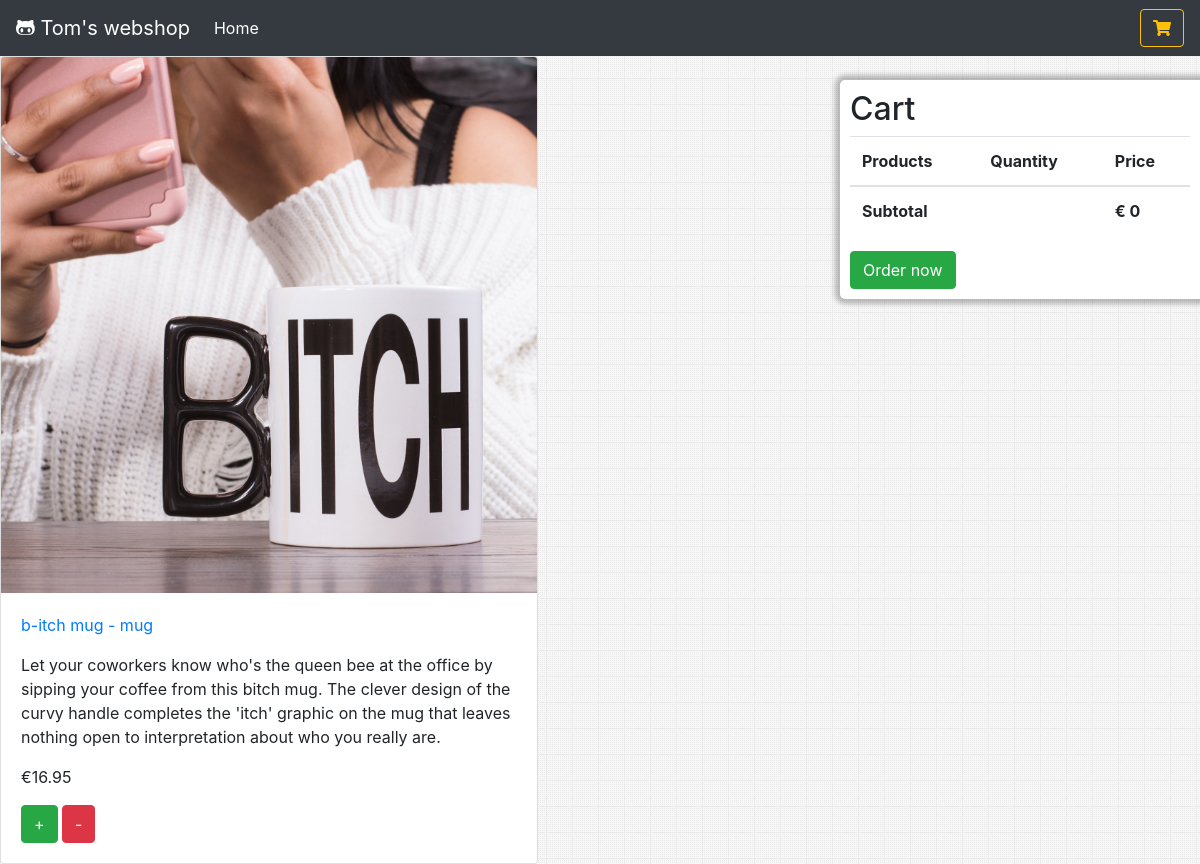
The app's page /public/products/bitch-mug with its own data.
### tables this page shows
CREATE TABLE `products` (
  `id` int(11) UNSIGNED NOT NULL,
  `slug` varchar(255) NOT NULL,
  `title` varchar(255) DEFAULT NULL,
  `description` text,
  `price` double(9,2) DEFAULT NULL,
  `image` varchar(255) DEFAULT NULL,
  `seo_title` varchar(255) DEFAULT NULL,
  `seo_description` varchar(255) DEFAULT NULL,
  `created_at` timestamp NULL DEFAULT NULL,
  `updated_at` timestamp NULL DEFAULT NULL
);

### classes/db.php (called while the page is built, shortened)
<?php
Class DB {
	private $connection	= null;
	private $host = 'localhost';
	private $database = 'webshop';
	private $username = 'root';
	private $password = '';
	private $select = '';
	private $arguments = '';
	public function __construct()
	{
		try {
      $this->dsn = 'mysql:host='.$this->host.';dbname='.$this->database;
			$this->connection = new PDO($this->dsn, $this->username, $this->password);
			$this->connection->setAttribute(PDO::ATTR_ERRMODE, PDO::ERRMODE_EXCEPTION);
		}
		catch(PDOException $e) {
			dd($e->getMessage());
		}
		return $this;
	}
	public function query($insert, $arguments = [])
	{
		$this->orders = [];
		$this->limit = false;
		$this->select = $insert;
		$this->arguments = $arguments;
		return $this;
	}
	public function select($class)
	{
		try {
			$result = $this->connection->prepare($this->buildQuery());
			$result->setFetchMode(PDO::FETCH_CLASS|PDO::FETCH_PROPS_LATE, $class);
			$result->execute($this->arguments);
			return $result->fetchAll();
		}
		catch(PDOException $e) {
			dd($e->getMessage());
		}
	}
	private function buildQuery()
	{
		$query = $this->select;
		$this->query = $query;
		return $this->query;
	}
}
$db = new DB();

### classes/http.php (called while the page is built, shortened)
<?php
Class Http
{
    public static $webroot = '';
    public static function boot()
    {
        if($_SERVER['HTTP_HOST'] == 'localhost' && strpos($_SERVER['REQUEST_URI'], '/public/')) {
            $urlParts = explode('/public/', $_SERVER['REQUEST_URI']);
            self::$webroot = self::httpOrHttps().$_SERVER['HTTP_HOST'].$urlParts[0].'/public/';
        }
        else {
            self::$webroot = self::httpOrHttps().$_SERVER['HTTP_HOST'];
        }
    }
    public static function webroot()
    {
        return self::$webroot;
    }
    private static function httpOrHttps()
    {
        return 'http://';
    }
}

### bootstrap/boot.php (called while the page is built, shortened)
<?php
require_once '../classes/http.php';
function asset($path) {
    return Http::webroot() .$path;
}
require_once '../classes/db.php';

### views/partials/product.php (the view)
<div class="row" style="width:71%;">
<?php foreach( $products as $p) { ?>
<div class="col-lg-8">
  <div class="card">
    <img class="card-img-top" src="<?= asset('images/'). $p->image ?>" alt="<?= asset('images/'). $p->slug ?>">
    <div class="card-body">
      <a href="<?php echo(asset('products/'.$p->slug)); ?>"><?php echo $p->title; ?></a>
      <p class="card-text"><?php echo $p->description; ?></p>
      <p class="card-text">€<?php echo $p->price; ?></p>
      <button class="addProduct btn btn-success" data-product="<?php echo $p->id; ?>" type="button">+</button>
      <button class="delProduct btn btn-danger" data-product="<?php echo $p->id; ?>" type="button">-</button>
    </div>
  </div>
</div>
<?php } ?>
</div>

### public/css/style.css (style rules this page uses)
body { padding-top: 56px; }

### records on screen
products: image+slug (picture), title "b-itch mug - mug", description "Let your coworkers know who's the queen bee at the office by sipping your coffee from this bitch mug. The clever design of the curvy handle completes the 'itch' graphic on the mug that leaves nothing open to interpretation about who you really are.", price "16.95"

### other values on screen
$_SESSION['cart']['total'] "0"
